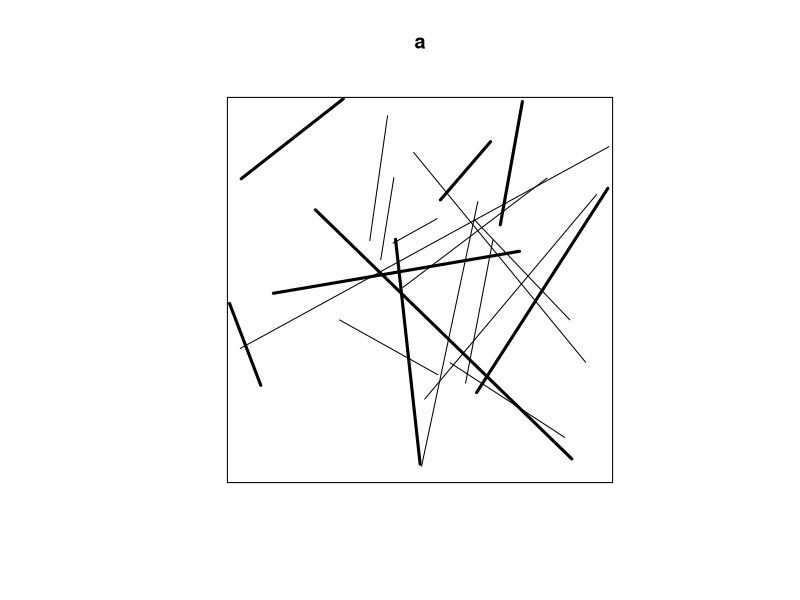
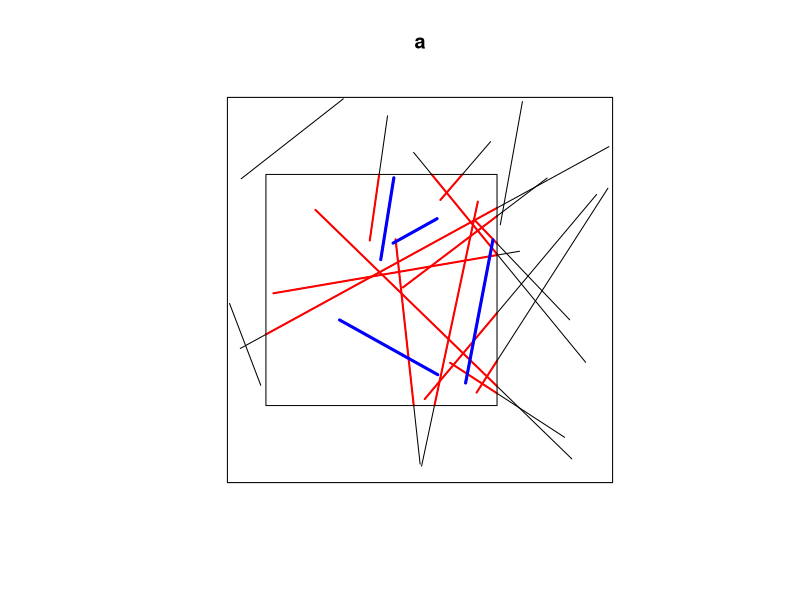

Recreate these plots in R, in order.
library(spatstat)


### Name: Extract.psp
### Title: Extract Subset of Line Segment Pattern
### Aliases: [.psp
### Keywords: spatial manip

### ** Examples

    a <- psp(runif(20),runif(20),runif(20),runif(20), window=owin())
    plot(a)
  # thinning
    id <- sample(c(TRUE, FALSE), 20, replace=TRUE)
    b <- a[id]
    plot(b, add=TRUE, lwd=3)
 # trimming
    plot(a)
    w <- owin(c(0.1,0.7), c(0.2, 0.8))
    b <- a[w]
    plot(b, add=TRUE, col="red", lwd=2)
    plot(w, add=TRUE)
    u <- a[w, fragments=FALSE]
    plot(u, add=TRUE, col="blue", lwd=3)
